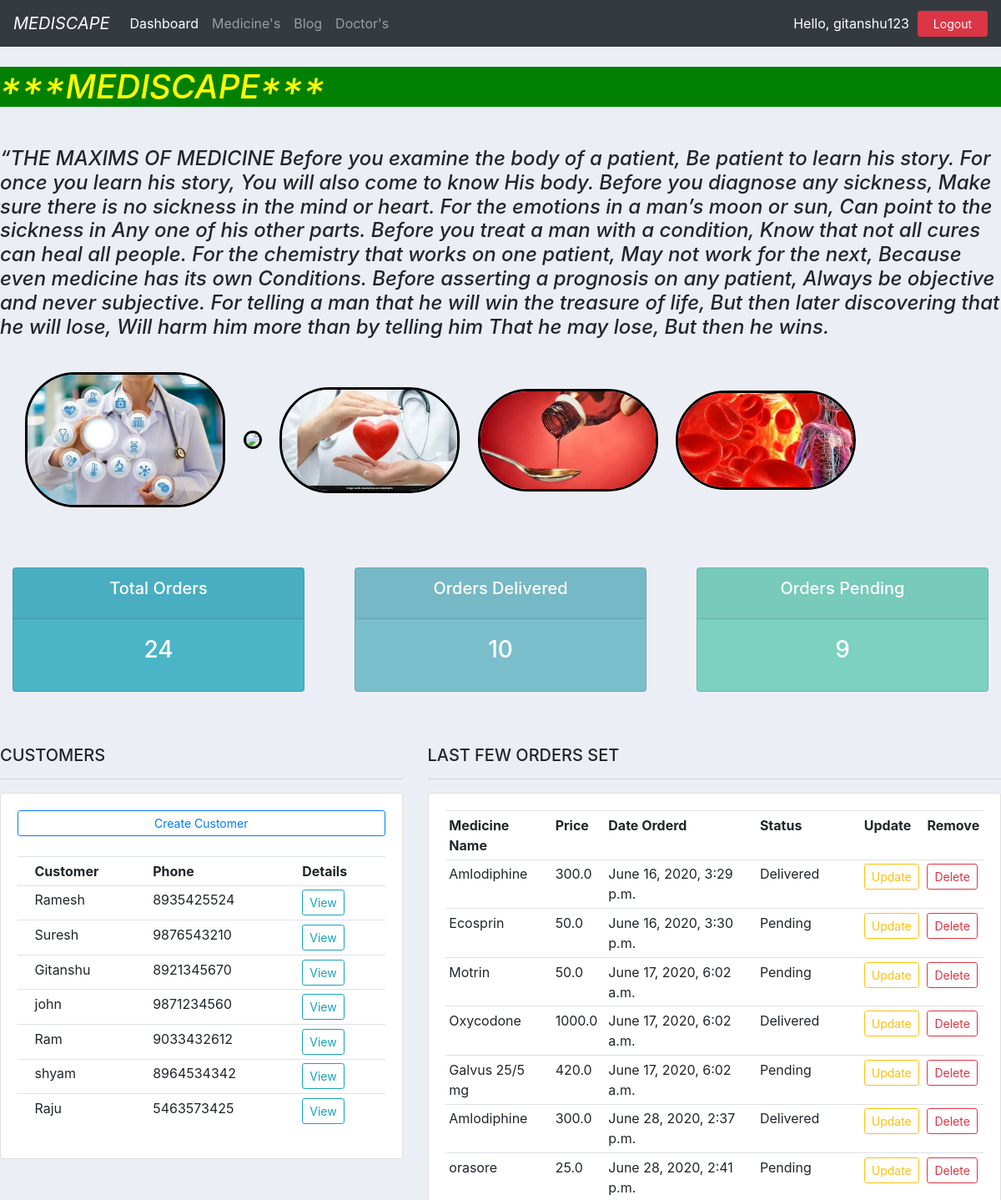
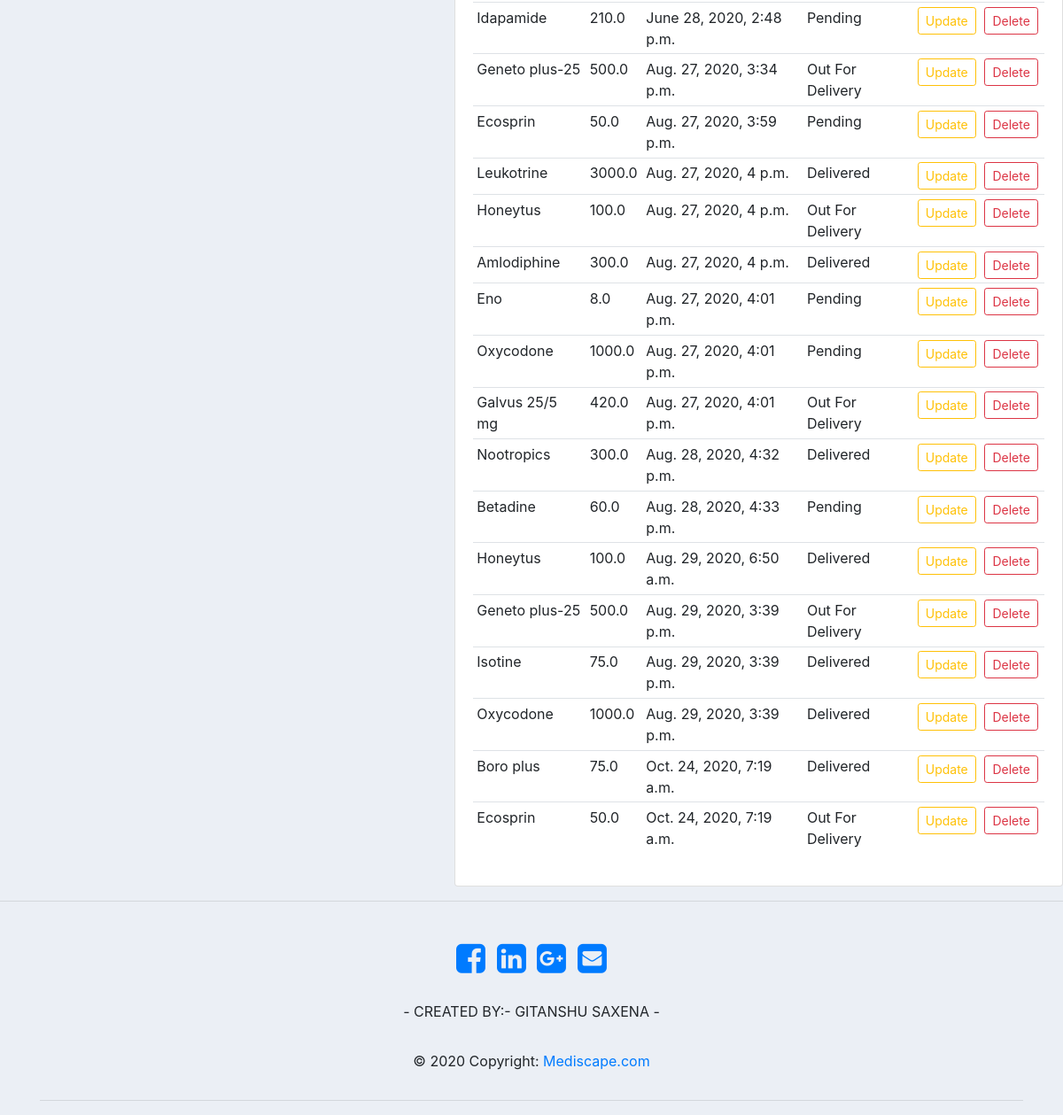
Screenshot of / (signed in) with the database file from the repository (2 pictures, top to bottom).
### mediscape/models.py (models this page shows, shortened)
class Customer(models.Model):
	user = models.OneToOneField(User, null = True, on_delete = models.CASCADE)
	name = models.CharField(max_length = 200 ,null = True)
	phone = models.CharField(max_length = 200 ,null = True)
	email = models.CharField(max_length = 200 ,null = True)
	date_created = models.DateTimeField(auto_now_add = True)

class Order(models.Model):
	STATUS = (
		('Pending', 'Pending'),
		('Out For Delivery', 'Out For Delivery'),
		('Delivered', 'Delivered'),
		)
	customer = models.ForeignKey(Customer, null = True, on_delete = models.SET_NULL)
	medicine = models.ForeignKey(Medicine, null = True, on_delete = models.SET_NULL)
	date_created = models.DateTimeField(auto_now_add = True, null = True)
	status = models.CharField(max_length = 200 ,null = True,choices = STATUS)

class Medicine(models.Model):
	name = models.CharField(max_length = 200 ,null = True)
	price = models.FloatField(null = True)
	category = models.CharField(max_length = 200 ,null = True)
	description = models.CharField(max_length = 200 ,null = True, blank = True)
	date_created = models.DateTimeField(auto_now_add = True)
	tags = models.ManyToManyField(Tag)
	def __str__(self):
		return self.name

### mediscape/decorators.py (the view)
	def wrapper_function(request,*args,**kwargs):
		group = None
		if request.user.groups.exists():
			group = request.user.groups.all()[0].name
		if group == 'customer':
			return redirect('user-page')
		if group == 'admin':
			return view_func(request,*args,**kwargs)

### mediscape/views.py (called while the page is built)
@login_required(login_url = 'login')
@admin_only
def home(request):
	orders = Order.objects.all()
	customers = Customer.objects.all()
	total_orders = orders.count()
	delivered = orders.filter(status = 'Delivered').count()
	pending = orders.filter(status = 'Pending').count()
	context = {'orders':orders,'customers':customers,'total_orders':total_orders
	,'delivered':delivered,'pending':pending}
	return render(request,'dashboard.html',context)

### mediscape/templates/dashboard.html
{% extends 'main.html' %}
{% load static %}
{% block content %}
<br>
<marquee class="app"><h1>***MEDISCAPE***</h1></marquee>
<br>
<p><h4><i>“THE MAXIMS OF MEDICINE
Before you examine the body of a patient,
Be patient to learn his story.
For once you learn his story,
You will also come to know
His body.
Before you diagnose any sickness,
Make sure there is no sickness in the mind or heart.
For the emotions in a man’s moon or sun,
Can point to the sickness in
Any one of his other parts.
Before you treat a man with a condition,
Know that not all cures can heal all people.
For the chemistry that works on one patient,
May not work for the next,
Because even medicine has its own
Conditions.
Before asserting a prognosis on any patient,
Always be objective and never subjective.
For telling a man that he will win the treasure of life,
But then later discovering that he will lose,
Will harm him more than by telling him
That he may lose,
But then he wins.
</i></li></h4></p>
<br>
<img class="img1" src="{% static 'images/medics.jpg' %}">
<img class="img2" src="{% static 'images/doctor.jpg' %}">
<img class="img3" src="{% static 'images/heart.jpg' %}">
<img class="img4" src="{% static 'images/drug.jpg' %}">
<img class="img5" src="{% static 'images/blood.jpg' %}">
<br>
<br>
{% include 'status.html' %}
<br>
<br>
<div class="row">
<div class="col-md-5">
		<h5>CUSTOMERS</h5>
		<hr>
		<div class="card card-body">
	<a class="btn btn-outline-primary my-2 my-sm-0  btn-sm btn-block" href="">Create Customer</a>
			<table class="table table-sm">
				<tr>
					<th></th>
					<th>Customer</th>
					<th>Phone</th>
					<th>Details</th>
				</tr>
				<br>
				{% for customer in customers %}
					<tr>
						<th></th>
						<td>{{customer.name}}</td>
						<td>{{customer.phone}}</td>
						<td><a href="{% url 'customer' customer.id %}" class="btn btn-outline-info btn-sm">View</a></td>
					</tr>
				{% endfor %}
			</table>
		</div>
	</div>
	<div class="col-md-7">
		<h5>LAST FEW ORDERS SET</h5>
		<hr>
		<div class="card card-body">
			<table class="table table-sm">
				<tr>
					<th>Medicine Name</th>
					<th>Price</th>
					<th>Date Orderd</th>
					<th>Status</th>
					<th>Update</th>
					<th>Remove</th>
				</tr>
				{% for order in orders %}
					<tr>
						<td>{{order.medicine}}</td>
						<td>{{order.medicine.price}}</td>
						<td>{{order.date_created}}</td>
						<td>{{order.status}}</td>
						<td><a href="{% url 'update_order' order.id %}" class="btn btn-outline-warning btn-sm">Update</a></td>
						<td><a href="{% url 'delete_order' order.id %}" class="btn btn-outline-danger btn-sm">Delete</a></td>
					</tr>
				{% endfor %}
			</table>
		</div>
	</div>
</div>
{% endblock %}

### mediscape/templates/navbar.html (shortened to what this page needs)
{% load static %}
<nav class="navbar navbar-expand-lg navbar-dark bg-dark">
  <a class="navbar-brand" href="#"><i>MEDISCAPE</i></a>
  <div class="collapse navbar-collapse" id="navbarNavDropdown">
    <ul class="navbar-nav">
      {% if request.user.is_staff %}
      <li class="nav-item active">
        <a class="nav-link" href="{% url 'home' %}">Dashboard</span></a>
      </li>
      <li class="nav-item">
        <a class="nav-link" href="{% url 'medicine' %}">Medicine's</a>
      </li>
      <li class="nav-item">
        <a class="nav-link" href="#">Blog</a>
      </li>
      <li class="nav-item">
        <a class="nav-link" href="#">Doctor's</a>
      </li>
    {% endif %}
    </ul>
  </div>
<span class="hello-msg">Hello, {{request.user}}</span>
<span class="btn btn-danger btn-sm"><a class="hello-msg" href="{% url 'logout' %}">Logout</a></span>
</nav>

### static/css/main.css (style rules this page uses)
.app { background-color: green; color: yellow; font-style: italic; }
.img1 { width:20%; height: auto; border: 3px solid black; border-radius: 60px; margin-left: 30px; margin-right: auto; }
.img2 { width:15%; height: auto; border: 3px solid black; border-radius: 60px; margin-left: 17px; margin-right: auto; }
.img3 { width:18%; height: auto; border: 3px solid black; border-radius: 60px; margin-left: 17px; margin-right: auto; }
.img4 { width:18%; height: auto; border: 3px solid black; border-radius: 60px; margin-left: 17px; margin-right: auto; }
.img5 { width:18%; height: auto; border: 3px solid black; border-radius: 60px; margin-left: 17px; margin-right: auto; }
.hello-msg { color: white; margin-right: 10px; }
a.hello-msg { text-decoration: none; list-style: none; margin-left: 10px; }
body { background-color:#ebeff5; }

### rows the page displays
Customer: name "Ramesh", phone "8935425524"
Customer: name "Suresh", phone "9876543210"
Customer: name "Gitanshu", phone "8921345670"
Customer: name "john", phone "9871234560"
Customer: name "Ram", phone "9033432612"
Customer: name "shyam", phone "8964534342"
Customer: name "Raju", phone "5463573425"
Order: medicine "Amlodiphine", medicine.price "300.0", date_created "June 16, 2020, 3:29 p.m.", status "Delivered"
Order: medicine "Ecosprin", medicine.price "50.0", date_created "June 16, 2020, 3:30 p.m.", status "Pending"
Order: medicine "Motrin", medicine.price "50.0", date_created "June 17, 2020, 6:02 a.m.", status "Pending"
Order: medicine "Oxycodone", medicine.price "1000.0", date_created "June 17, 2020, 6:02 a.m.", status "Delivered"
Order: medicine "Galvus 25/5 mg", medicine.price "420.0", date_created "June 17, 2020, 6:02 a.m.", status "Pending"
Order: medicine "Amlodiphine", medicine.price "300.0", date_created "June 28, 2020, 2:37 p.m.", status "Delivered"
Order: medicine "orasore", medicine.price "25.0", date_created "June 28, 2020, 2:41 p.m.", status "Pending"
Order: medicine "Idapamide", medicine.price "210.0", date_created "June 28, 2020, 2:48 p.m.", status "Pending"
Order: medicine "Geneto plus-25", medicine.price "500.0", date_created "Aug. 27, 2020, 3:34 p.m.", status "Out For Delivery"
Order: medicine "Ecosprin", medicine.price "50.0", date_created "Aug. 27, 2020, 3:59 p.m.", status "Pending"
Order: medicine "Leukotrine", medicine.price "3000.0", date_created "Aug. 27, 2020, 4 p.m.", status "Delivered"
Order: medicine "Honeytus", medicine.price "100.0", date_created "Aug. 27, 2020, 4 p.m.", status "Out For Delivery"
Order: medicine "Amlodiphine", medicine.price "300.0", date_created "Aug. 27, 2020, 4 p.m.", status "Delivered"
Order: medicine "Eno", medicine.price "8.0", date_created "Aug. 27, 2020, 4:01 p.m.", status "Pending"
Order: medicine "Oxycodone", medicine.price "1000.0", date_created "Aug. 27, 2020, 4:01 p.m.", status "Pending"
Order: medicine "Galvus 25/5 mg", medicine.price "420.0", date_created "Aug. 27, 2020, 4:01 p.m.", status "Out For Delivery"
Order: medicine "Nootropics", medicine.price "300.0", date_created "Aug. 28, 2020, 4:32 p.m.", status "Delivered"
Order: medicine "Betadine", medicine.price "60.0", date_created "Aug. 28, 2020, 4:33 p.m.", status "Pending"
Order: medicine "Honeytus", medicine.price "100.0", date_created "Aug. 29, 2020, 6:50 a.m.", status "Delivered"
Order: medicine "Geneto plus-25", medicine.price "500.0", date_created "Aug. 29, 2020, 3:39 p.m.", status "Out For Delivery"
Order: medicine "Isotine", medicine.price "75.0", date_created "Aug. 29, 2020, 3:39 p.m.", status "Delivered"
Order: medicine "Oxycodone", medicine.price "1000.0", date_created "Aug. 29, 2020, 3:39 p.m.", status "Delivered"
Order: medicine "Boro plus", medicine.price "75.0", date_created "Oct. 24, 2020, 7:19 a.m.", status "Delivered"
Order: medicine "Ecosprin", medicine.price "50.0", date_created "Oct. 24, 2020, 7:19 a.m.", status "Out For Delivery"

### other values shown
{{ request.user }} "gitanshu123"
{{ total_orders }} "24"
{{ delivered }} "10"
{{ pending }} "9"
